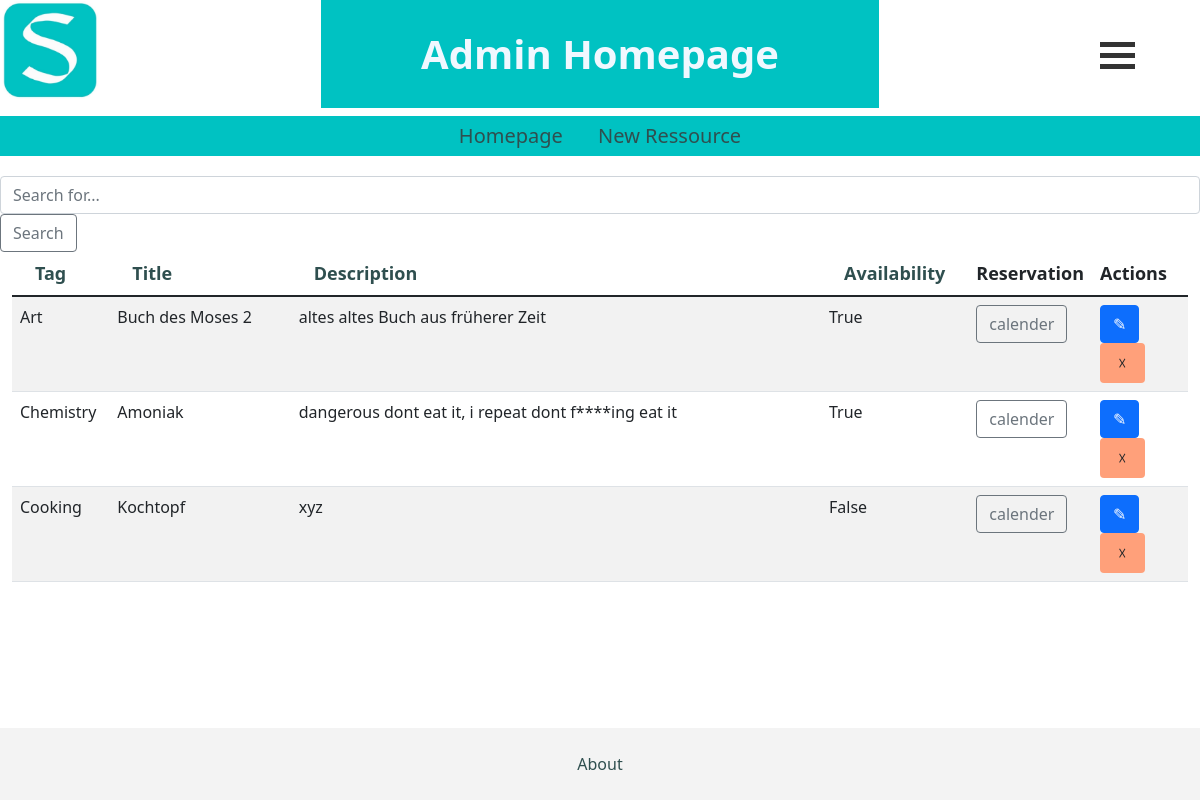
Page /homepage/ on the committed database.
### firstapp/models.py (models this page shows, shortened)
class Cluster(models.Model):
    tag_choice = (
        ('Art' , 'Art'),
        ('Chemistry' , 'Chemistry'),
        ('Technical Devices' , 'Technical Devices'),
        ('Cooking' , 'Cooking'),
        ('Music' , 'Music'),
    )
    tag_system = models.CharField(max_length=30, blank=True, choices=tag_choice)
    title = models.CharField(max_length=250)
    Beschreibung = models.CharField(max_length=250)
    availability = models.BooleanField()

### firstapp/views.py (the view)
# urls.py: path('homepage/', views.homepage, name='Übersicht'),
def homepage(request):
    if 'suche' in request.GET:
        suche = request.GET['suche']
        sortieren = Q(Q(tag_system__icontains=suche) | Q( title__icontains=suche) | Q( Beschreibung__icontains=suche))
        cluster = Cluster.objects.filter(sortieren)
    elif 'order_by' in request.GET:
        order_by = request.GET.get('order_by', 'defaultOrderField')
        cluster = Cluster.objects.all().order_by(order_by)
    else:
        cluster = Cluster.objects.all()
    context = {'cluster' : cluster}
    return render(request,'firstapp/homepageAdmin.html', context)

### firstapp/templates/firstapp/homepageAdmin.html (shortened to what this page needs)
{% extends 'firstapp/base.html' %}
{% load static %}
{% block body %}
  <div class="d-flex justify-content-between ">
    <div>
      <img class="logo" src="{% static 'images/logo.jpg'%}" alt="ASDSAD" onclick="javascript:window.location='http://127.0.0.1:8000/cls/';" on/>
    </div>
    <div>
      <h1 id="sitename"><b> Admin Homepage </b></h1>
    </div>
    <div class="dropstart col-1 align-self-center">
      <div class="menu" id="dropdownMenu" data-bs-toggle="dropdown" aria-expanded="false" onclick="transformFunction(this)">
        <div class="menuBar1"></div>
        <div class="menuBar2"></div>
        <div class="menuBar3"></div>
      </div>
    </div>
  </div>
  <nav>
      <a href="{% url 'Übersicht' %}">Homepage</a>
      <a href="{% url 'New' %}">New Ressource</a>
  </nav>
  <form class="form-inline my-2 my-lg-0">
    <input class="form-control mr-sm2" name="suche" type="search" placeholder="Search for..." aria-lable="Search">
    <button class="btn btn-outline-secondary" type="submit">Search</button>
  </form>
  <div class="container-fluid">
    <div class="table-responsive">
      <table id="mainTable" class="table table-striped table-hover">
        <thead>
          <tr>
            <th><a class="table-head-button" href="?order_by=tag_system">Tag</a></th>
            <th><a class="table-head-button" href="?order_by=title">Title</a></th>
            <th><a class="table-head-button" href="?order_by=Beschreibung">Description</a></th>
            <th><a class="table-head-button" href="?order_by=availability">Availability</a></th>
            <th>Reservation</th>
            <th>Actions</th>
          </tr>
        </thead>
        <tbody>
          {% for cl in cluster %}
            <tr>
              <td class="col-sm-1">{{cl.tag_system}}</td>
              <td class="col-sm-2">{{cl.title}}</td>
              <td class="col-sm-6">{{cl.Beschreibung}}</td>
              <td class="col-sm-1">{{cl.availability}}</td>
              <td class="col-sm-1">
                <a class="btn btn-outline-secondary" href="" role="button">calender</a>
              </td>
              <td class="col-sm-3">
                <a class="btn btn-primary" href="{% url 'edit' cl.id %}" role="button">&#x270E</a>
                <a class="btn close" href="{% url 'deleteCluster' cl.id %}" role="button">&#9747</a>
              </td>
            </tr>
          {% endfor %}
        </tbody>
      </table>
    </div>
  </div>
{% endblock body %}

### firstapp/templates/firstapp/base.html (style rules this page uses)
#sitename { padding: 30px 100px; color: aliceblue; background-color: rgb(0, 194, 194); font-size: 40px; text-align: center; }
.logo { width: 100px; height: 100px; cursor: pointer; margin: 0px, 0px, 0px, 10px; }
nav { padding: 5px; margin: 0 0 20px; text-align: center; font-size: 20px; width: 100%; background-color: rgb(0, 194, 194); color: black; }
a { color:darkslategrey; padding-left: 15px; padding-right: 15px; text-decoration: none; }
th { font-size: 18px; }
.close { padding: 7px 17px; background-color: lightsalmon; }
html { position: relative; min-height: 100%; }
body { margin-bottom: 100px; }
.menu { display: inline-block; cursor: pointer; }
.menuBar1, .menuBar2, .menuBar3 { width: 35px; height: 5px; background-color: #333; margin: 6px 0; transition: 0.4s; }

### rows in the picture
Cluster: tag_system "Art", title "Buch des Moses 2", Beschreibung "altes altes Buch aus früherer Zeit", availability "True"
Cluster: tag_system "Chemistry", title "Amoniak", Beschreibung "dangerous dont eat it, i repeat dont f****ing eat it", availability "True"
Cluster: tag_system "Cooking", title "Kochtopf", Beschreibung "xyz", availability "False"
